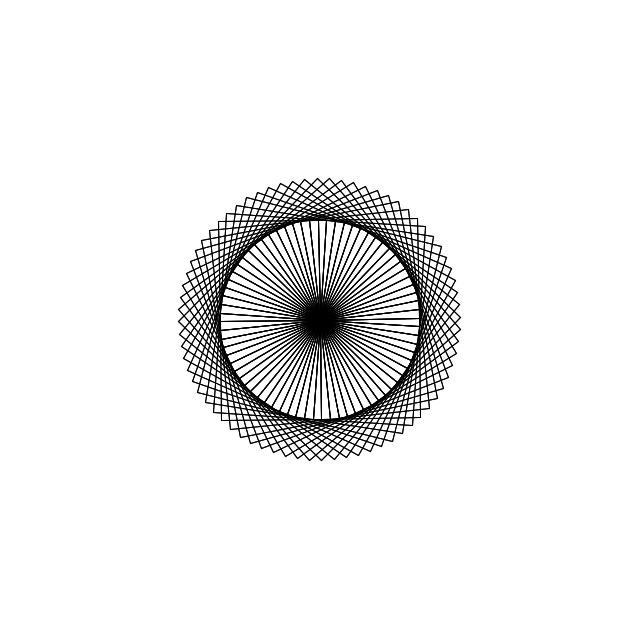
Frame 1 (no input)
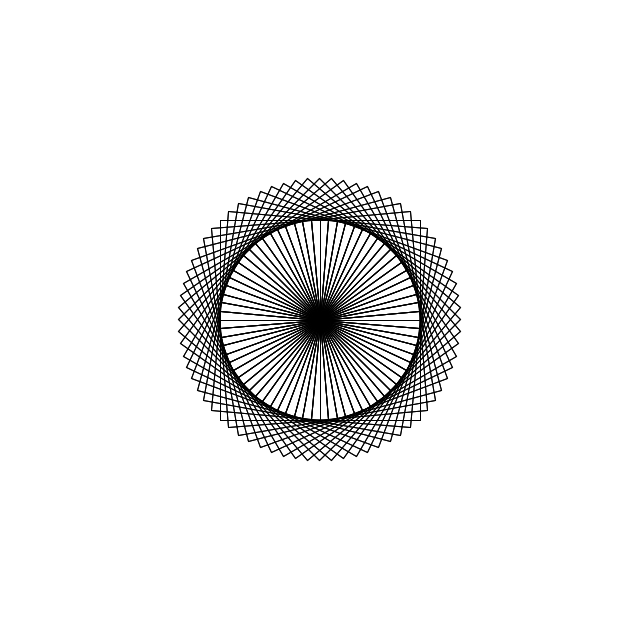
Frame 60 (the mouse pressed at the canvas centre just before this capture)
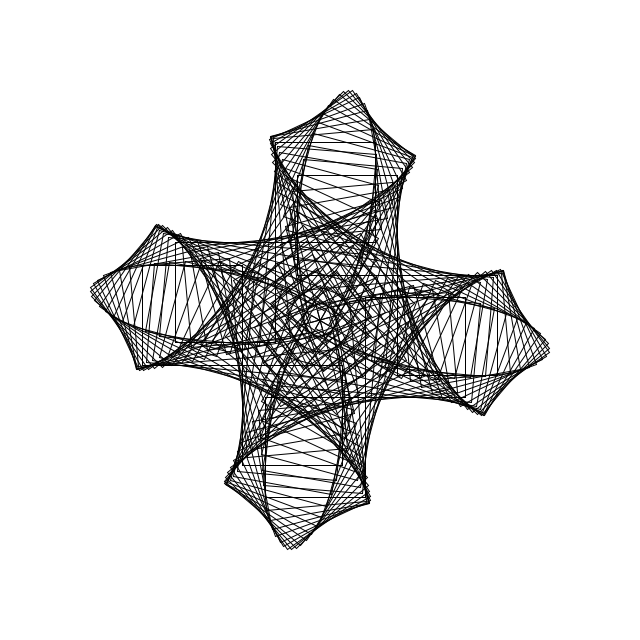
Frame 120 (the mouse held since frame 60 and released just before this capture)

The Processing sketch that drew these frames (run headless with seeded random() and noise(); from frame 60 on, the mouse is pressed at the canvas centre):

// Processing sketch: processing_156689
// ── processing_156689.pde

void setup() {
  size(640, 640);
  noFill();
}

void draw() {
  background(255);
  
  float maxX = (float)180/width*mouseX;
  float maxY = (float)180/height*mouseX;

  translate(width/2, height/2);
  for (int i = 0; i < 360; i+=5) {
    float x = sin(radians(i)) * maxX;
    float y = cos(radians(i)) * maxY;
    pushMatrix();
    translate(x, y);
    rotate(radians(i-frameCount));
    rect(0, 0, 100, 100);
    popMatrix();
    
    pushMatrix();
    translate(-x, -y);
    rotate(radians(i-frameCount));
    rect(0, 0, 100, 100);
    popMatrix();
  }
}
